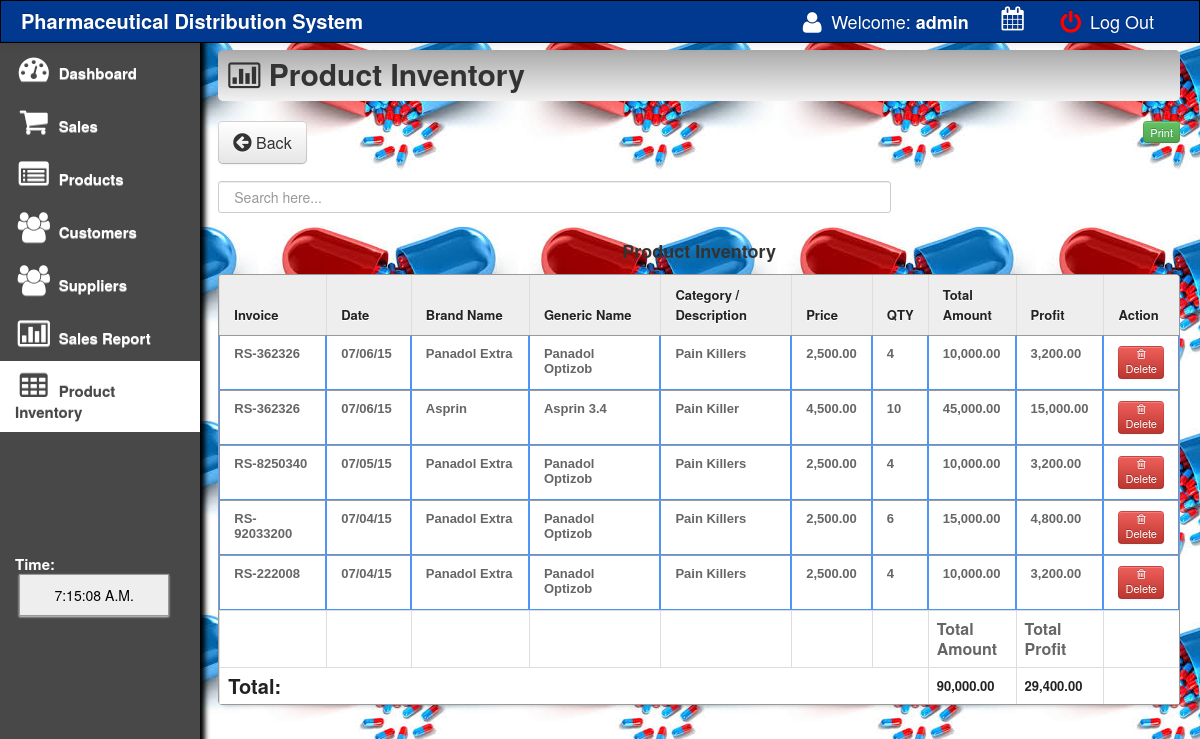
The page /main/sales_inventory.php (signed in) on the database its author committed.
### tables this page shows
CREATE TABLE IF NOT EXISTS `sales_order` (
  `transaction_id` int(11) NOT NULL AUTO_INCREMENT,
  `invoice` varchar(100) NOT NULL,
  `product` varchar(100) NOT NULL,
  `qty` varchar(100) NOT NULL,
  `amount` varchar(100) NOT NULL,
  `profit` varchar(100) NOT NULL,
  `product_code` varchar(150) NOT NULL,
  `gen_name` varchar(200) NOT NULL,
  `name` varchar(200) NOT NULL,
  `price` varchar(100) NOT NULL,
  `discount` varchar(100) NOT NULL,
  `date` varchar(500) NOT NULL,
  PRIMARY KEY (`transaction_id`)
);

### main/sales_inventory.php (the view, shortened to what this page needs)
<html>
<head>
 <link href="css/bootstrap.css" rel="stylesheet">
    <link rel="stylesheet" type="text/css" href="css/DT_bootstrap.css">
  <link rel="stylesheet" href="css/font-awesome.min.css">
    <link href="css/bootstrap-responsive.css" rel="stylesheet">
<link href="../style.css" media="screen" rel="stylesheet" type="text/css" />
<link href="src/facebox.css" media="screen" rel="stylesheet" type="text/css" />
<link rel="stylesheet" type="text/css" href="tcal.css" />
</head>
<?php
function createRandomPassword() {
	$chars = "003232303232023232023456789";
	$i = 0;
	$pass = '' ;
	while ($i <= 7) {
		$num = rand() % 33;
		$tmp = substr($chars, $num, 1);
		$pass = $pass . $tmp;
		$i++;
	}
	return $pass;
}
$finalcode='RS-'.createRandomPassword();
?>
<body>
<?php include('navfixed.php');?>
<div class="container-fluid">
      <div class="row-fluid">
	<div class="span2">
          <div class="well sidebar-nav">
              <ul class="nav nav-list">
              <li><a href="index.php"><i class="icon-dashboard icon-2x"></i> Dashboard </a></li>
			<li><a href="sales.php?id=cash&invoice=<?php echo $finalcode ?>"><i class="icon-shopping-cart icon-2x"></i> Sales</a>  </li>
			<li><a href="products.php"><i class="icon-list-alt icon-2x"></i> Products</a>                                     </li>
			<li><a href="customer.php"><i class="icon-group icon-2x"></i> Customers</a>                                    </li>
			<li><a href="supplier.php"><i class="icon-group icon-2x"></i> Suppliers</a>                                    </li>
			<li><a href="salesreport.php?d1=0&d2=0"><i class="icon-bar-chart icon-2x"></i> Sales Report</a>                </li>
			<li class="active"><a href="sales_inventory.php"><i class="icon-table icon-2x"></i> Product Inventory</a>                </li>
			<br><br><br><br><br><br>
			<li>
			 <div class="hero-unit-clock">
			<form name="clock">
			<font color="white">Time: <br></font>&nbsp;<input style="width:150px;" type="submit" class="trans" name="face" value="">
			</form>
			  </div>
			</li>
				</ul>
          </div>
        </div>
	<div class="span10">
	<div class="contentheader">
			<i class="icon-bar-chart"></i> Product Inventory
			</div>
<br>
<a  href="index.php"><button class="btn btn-default btn-large" style="float: left;"><i class="icon icon-circle-arrow-left icon-large"></i> Back</button></a>
	<div style="float:right;">
<button  style="float:left;" class="btn btn-success btn-mini"><a href="javascript:Clickheretoprint()"> Print</button></a>
</div>
<br>
<br>
<br>
<input type="text" style="padding:15px;" name="filter" value="" id="filter" placeholder="Search here..." autocomplete="off" />
<div class="content" id="content">
<br><br><br>
<center><strong>Product Inventory</strong></center>
<table class="table table-bordered" id="resultTable" data-responsive="table" style="text-align: left;">
	<thead>
		<tr>
			<th width="12%"> Invoice </th>
			<th width="9%"> Date </th>
			<th width="14%"> Brand Name </th>
			<th width="16%"> Generic Name </th>
			<th width="15%"> Category / Description </th>
			<th > Price </th>
			<th> QTY </th>
			<th width="8%"> Total Amount </th>
			<th width="8%"> Profit </th>
			<th > Action </th>
		</tr>
	</thead>
	<tbody>
			<?php
			function formatMoney($number, $fractional=false) {
					if ($fractional) {
						$number = sprintf('%.2f', $number);
					}
					while (true) {
						$replaced = preg_replace('/(-?\d+)(\d\d\d)/', '$1,$2', $number);
						if ($replaced != $number) {
							$number = $replaced;
						} else {
							break;
						}
					}
					return $number;
				}
				include('../connect.php');
				$result = $db->prepare("SELECT * FROM sales_order ORDER BY transaction_id DESC");
				$result->execute();
				for($i=0; $row = $result->fetch(); $i++){
			?>
			<tr class="record">
			<td><?php echo $row['invoice']; ?></td>
			<td><?php echo $row['date']; ?></td>
			<td><?php echo $row['product_code']; ?></td>
			<td><?php echo $row['gen_name']; ?></td>
			<td><?php echo $row['name']; ?></td>
			<td><?php
			$price=$row['price'];
			echo formatMoney($price, true);
			?></td>
						<td><?php echo $row['qty']; ?></td>
			<td><?php
			$oprice=$row['amount'];
			echo formatMoney($oprice, true);
			?></td>
				<td><?php
			$pprice=$row['profit'];
			echo formatMoney($pprice, true);
			?></td>
			<td>
			<a href="deletesalesinventory.php?id=<?php echo $row['transaction_id']; ?>&qty=<?php echo $row['qty'];?>"><button class="btn btn-mini btn-danger"><i class="icon icon-trash"></i> Delete </button></a>
			</tr>
			<?php
				}
			?>
			<tr>
				<th></th>
				<th></th>
				<th></th>
				<th></th>
				<th></th>
				<th></th>
				<th></th>
				<th>Total Amount</th>
				<th>Total Profit</th>
				<th></th>
			<tr>
			<tr>
				<th colspan="7"><strong style="font-size: 20px; color: #222222;">Total:</strong></th>
				<th colspan="1"><strong style="font-size: 13px; color: #222222;">
				<?php
				$resultas = $db->prepare("SELECT sum(amount) from sales_order");
				$resultas->bindParam(':a', $sdsd);
				$resultas->execute();
				for($i=0; $rowas = $resultas->fetch(); $i++){
				$fgfg=$rowas['sum(amount)'];
				echo formatMoney($fgfg, true);
				}
				?>
				</strong></th>
				<th colspan="1"><strong style="font-size: 13px; color: #222222;">
				<?php
				$resultas = $db->prepare("SELECT sum(profit) from sales_order");
				$resultas->bindParam(':b', $sdsd);
				$resultas->execute();
				for($i=0; $rowas = $resultas->fetch(); $i++){
				$fgfg=$rowas['sum(profit)'];
				echo formatMoney($fgfg, true);
				}
				?>
					</th>
					<th></th>
			</tr>
	</tbody>
</table>
</div>
</div>
</div>
</div>
</body>
<?php include('footer.php');?>
</html>

### main/navfixed.php (shortened to what this page needs)
<div class="navbar navbar-inverse navbar-fixed-top">
     <div class="navbar-inner">
       <div class="container-fluid">
         <a class="brand" href="#"><b>Pharmaceutical Distribution System</b></a>
         <div class="nav-collapse collapse">
           <ul class="nav pull-right">
             <li><a><i class="icon-user icon-large"></i> Welcome:<strong> <?php echo $_SESSION['SESS_LAST_NAME'];?></strong></a></li>
		 <li><a> <i class="icon-calendar icon-large"></i>
			</a></li>
             <li><a href="../index.php"><font color="red"><i class="icon-off icon-large"></i></font> Log Out</a></li>
           </ul>
         </div>
       </div>
     </div>
   </div>

### main/footer.php (shortened to what this page needs)
<link href="vendors/chosen.min.css" rel="stylesheet" media="screen">

### style.css (style rules this page uses)
td a { color:darkblue; }
input { border: 1px solid #999; background: #EEEEEE; padding: 10px; box-shadow:0 1px 2px #ddd; -moz-box-shadow:0 1px 2px #ddd; -webkit-box-shadow:0 1px 2px #ddd; }
button a, a:hover { color:#fff; text-decoration:none; }
#filter { width: 70%; float:left; }
#resultTable { border-collapse: separate; background-color: #FFFFFF; border-spacing: 0; max-width: 100%; }
#resultTable { color: #666666; text-shadow: 0 1px 0 #FFFFFF; width: 100%; border: 1px solid #999999; box-shadow: 0 5px 5px -5px rgba(0, 0, 0, 0.3); margin-top: 13px; }
#resultTable thead tr th { background: none repeat scroll 0 0 #EEEEEE; color: #222222; padding: 10px 14px; text-align: left; border-top: 0 none; font-size: 13px; }
#resultTable tbody tr td { font: bold 13px 'Arial'; text-align: left; padding: 10px 14px; border-top: 1px solid #999999; }
#resultTable td { padding:7px; border:#4e95f4 1px solid; }
#resultTable tr { background: #fff; }

### main/sales_inventory.php (style rules this page uses)
body { padding-top: 60px; padding-bottom: 40px; }
.sidebar-nav { padding: 9px 0; }

### rows shown on the page
sales_order: invoice "RS-362326", date "07/06/15", product_code "Panadol Extra", gen_name "Panadol Optizob", name "Pain Killers", price "2,500.00", qty "4", amount "10,000.00", profit "3,200.00"
sales_order: invoice "RS-362326", date "07/06/15", product_code "Asprin", gen_name "Asprin 3.4", name "Pain Killer", price "4,500.00", qty "10", amount "45,000.00", profit "15,000.00"
sales_order: invoice "RS-8250340", date "07/05/15", product_code "Panadol Extra", gen_name "Panadol Optizob", name "Pain Killers", price "2,500.00", qty "4", amount "10,000.00", profit "3,200.00"
sales_order: invoice "RS-92033200", date "07/04/15", product_code "Panadol Extra", gen_name "Panadol Optizob", name "Pain Killers", price "2,500.00", qty "6", amount "15,000.00", profit "4,800.00"
sales_order: invoice "RS-222008", date "07/04/15", product_code "Panadol Extra", gen_name "Panadol Optizob", name "Pain Killers", price "2,500.00", qty "4", amount "10,000.00", profit "3,200.00"

### other values the page prints
$_SESSION['SESS_LAST_NAME'] "admin"
formatMoney($fgfg, true) "90,000.00"
formatMoney($fgfg, true) "29,400.00"
